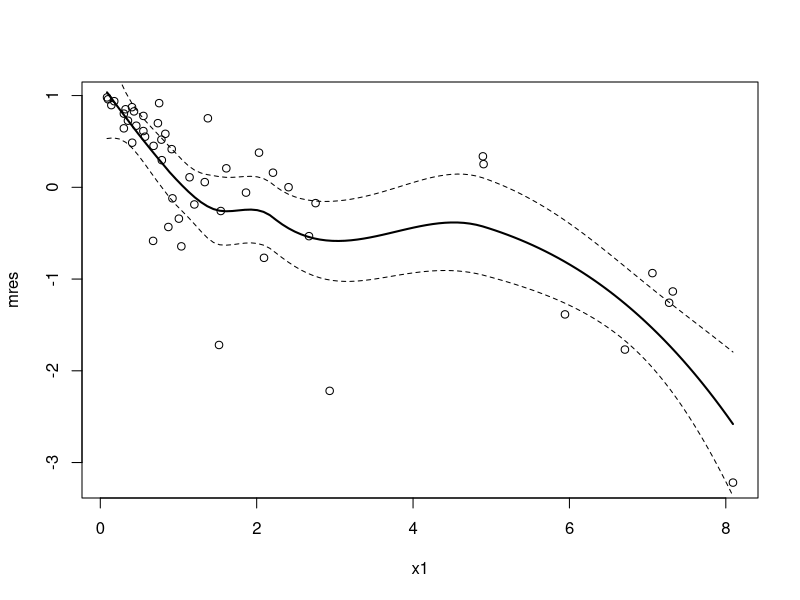
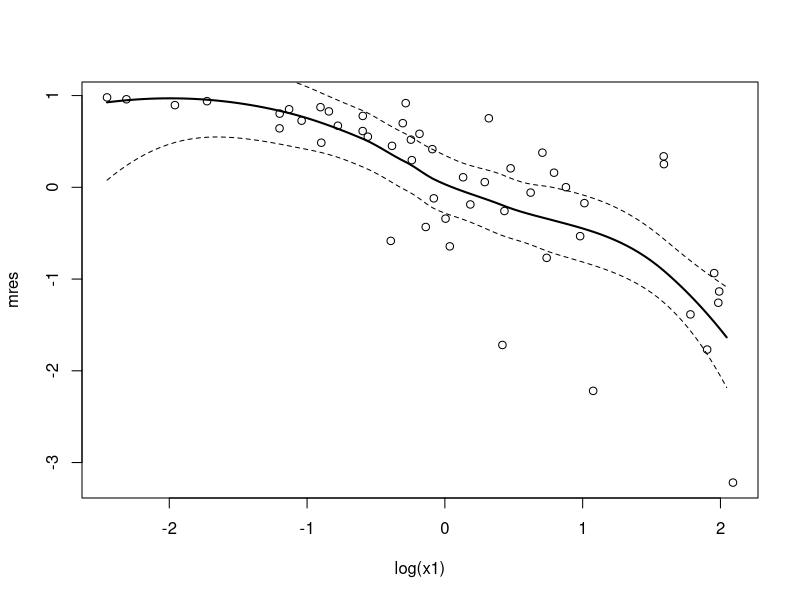
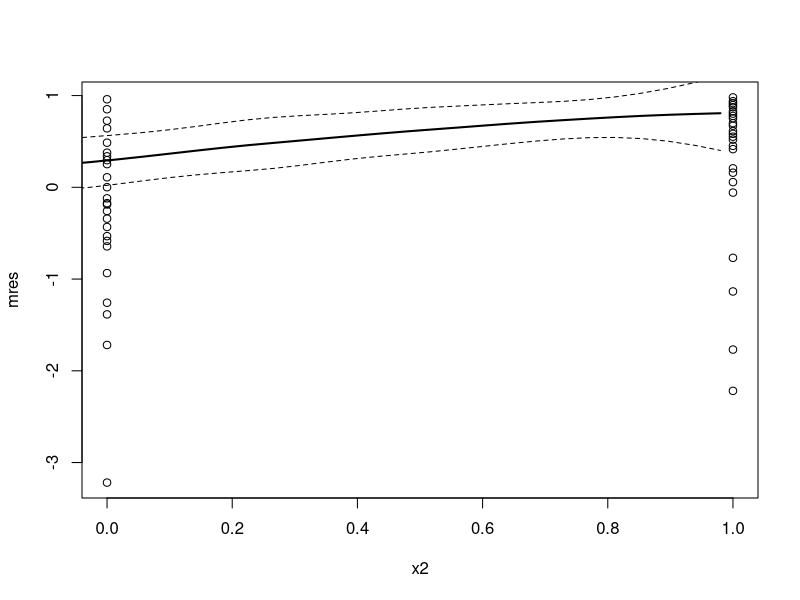
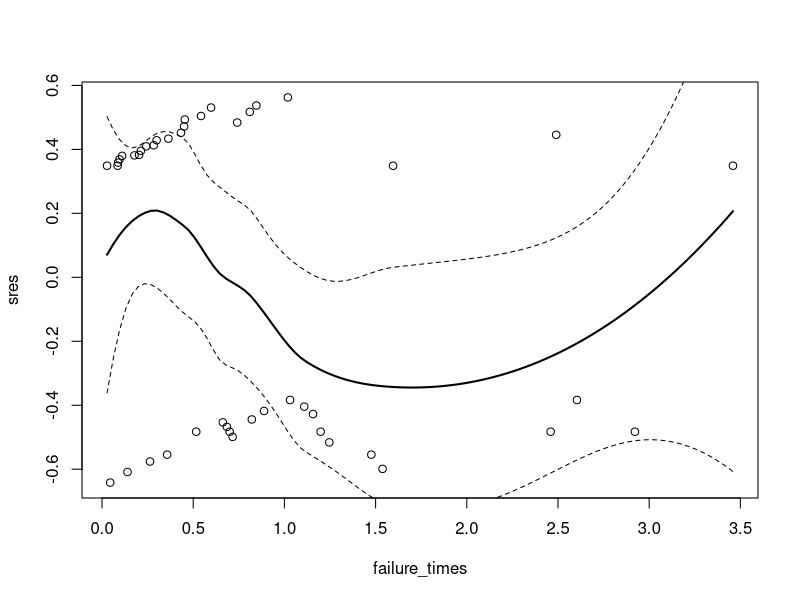
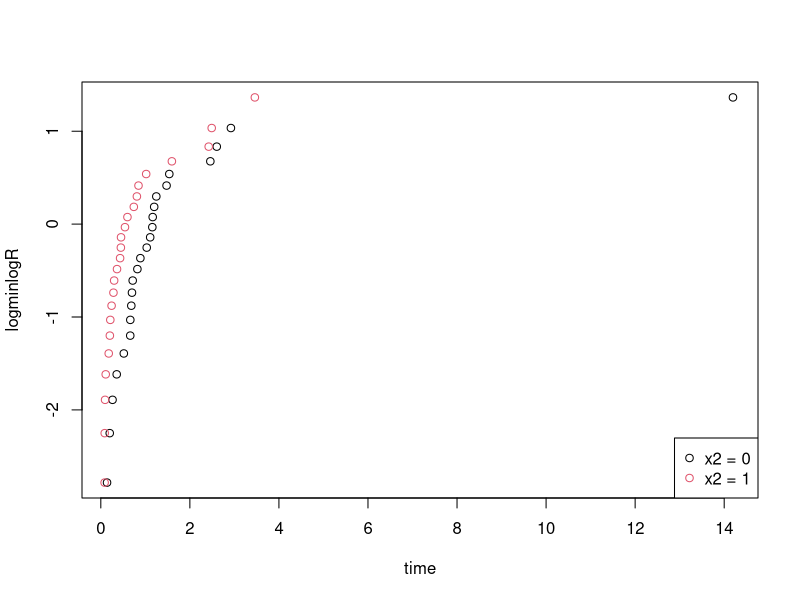
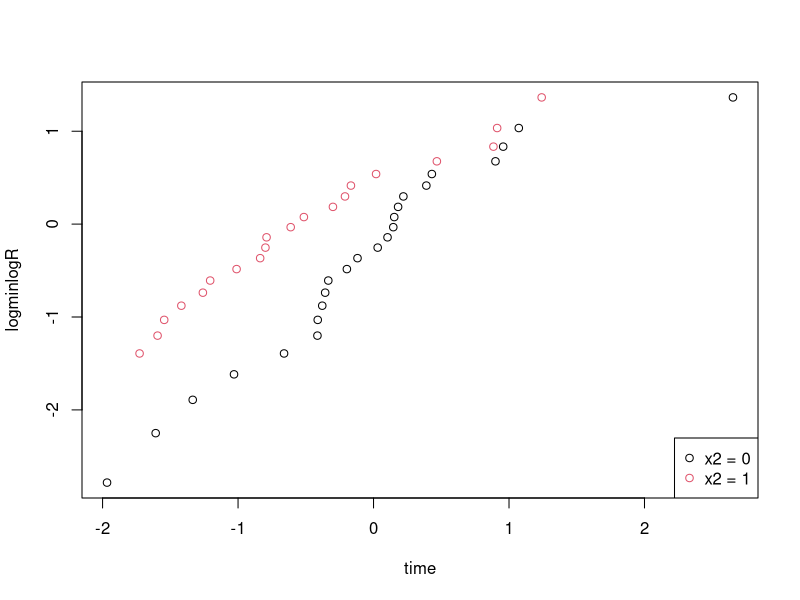

These charts were generated, in order, by the following R code:
rm(list=ls())

## ---- preliminary
library(survival)
data <- read.table("data.dat")
attach(data)

smoothSEcurve <- function(yy, xx) {
  # use after a call to "plot"
  # fit a lowess curve and 95% confidence interval curve
  # make list of x values
  xx.list <- min(xx) + ((0:100)/100)*(max(xx) - min(xx))
  # Then fit loess function through the points (xx, yy)
  # at the listed values
  yy.xx <- predict(loess(yy ~ xx), se=T,
                   newdata=data.frame(xx=xx.list))
  lines(yy.xx$fit ~ xx.list, lwd=2)
  lines(yy.xx$fit -
          qt(0.975, yy.xx$df)*yy.xx$se.fit ~ xx.list, lty=2)
  lines(yy.xx$fit +
          qt(0.975, yy.xx$df)*yy.xx$se.fit ~ xx.list, lty=2)
}

## ---- 1
coxreg <- coxph(Surv(y, delta)~1)
mres <- residuals(coxreg, type="martingale")

plot(x1, mres)
smoothSEcurve(mres, x1)
plot(log(x1), mres)
smoothSEcurve(mres, log(x1))
plot(x2, mres)
smoothSEcurve(x2, mres)

## ---- 2
coxreg2 <- coxph(Surv(y,delta)~x2)
sres <- residuals(coxreg2,type="schoenfeld")
failure_times <- sort(y[delta==1])
failure_times <- failure_times[failure_times != 0]
plot(failure_times,sres)
smoothSEcurve(sres,failure_times)

Rhat_0 <- survfit(Surv(y) ~ x2, subset={x2==0})
n_0 = length(Rhat_0$surv)
Rhathat_0 <- (tail(Rhat_0$surv, n_0-1) + head(Rhat_0$surv, n_0-1)) / 2
time_0 <- tail(Rhat_0$time, n_0-1)
logminlogR_0 <- log(-log(Rhathat_0))

Rhat_1 <- survfit(Surv(y) ~ x2, subset={x2==1})
n_1 = length(Rhat_1$surv)
Rhathat_1 <- (tail(Rhat_1$surv, n_1-1) + head(Rhat_1$surv, n_1-1)) / 2
time_1 <- tail(Rhat_1$time, n_1-1)
logminlogR_1 <- log(-log(Rhathat_1))

plot(time_0, logminlogR_0, 
     xlab="time",
     ylab="logminlogR")
points(time_1, logminlogR_1, col=2)
legend("bottomright", legend=c("x2 = 0", "x2 = 1"), col=c(1, 2), pch=1)

plot(log(time_0), logminlogR_0, 
     xlab="time",
     ylab="logminlogR")
points(log(time_1), logminlogR_1, col=2)
legend("bottomright", legend=c("x2 = 0", "x2 = 1"), col=c(1, 2), pch=1)

## ---- 3


## ---- 4

## ---- 5

## ---- 6

## ---- 7

## ---- 8

## ---- 9
